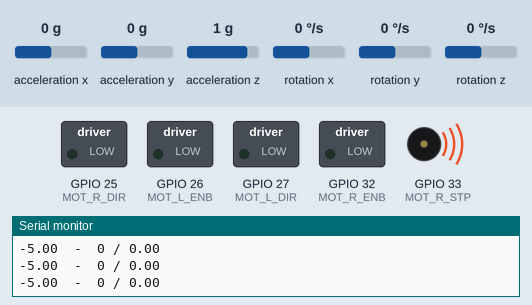
The sketch below on a simulated ESP32. On the bench: switched loads named in the sketch (green lamp = pin HIGH), buzzer (waves = sounding), the last lines printed to the serial monitor. Wiring (inferred from the names in the program): MPU-6050 motion sensor at I2C address 0x69. The test bench sets the inputs (shaded band); at power-on: acceleration y 0 g, rotation x 0 °/s, acceleration x 0 g, acceleration z 1 g, rotation y 0 °/s, rotation z 0 °/s. WiFi joins after 1.5 s; servers stay silent unless stated.

Above: at 5.1 s.
5.2 s: acceleration y set to 0.8 g
At 6.3 s:
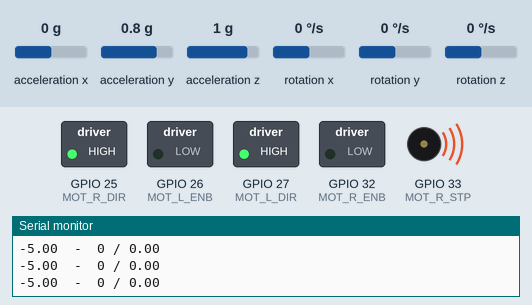
10.3 s: rotation x set to -192 °/s
At 11.1 s:
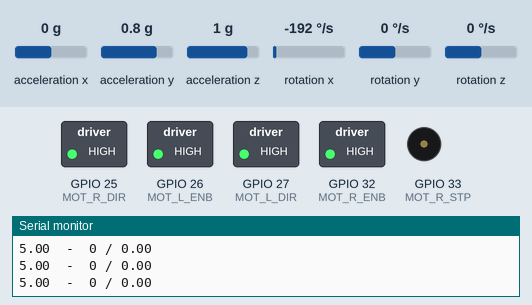
12.1 s: rotation x set to 24 °/s
15.1 s: rotation x set to 28 °/s
16.6 s: acceleration y set to -0.8 g
At 17.2 s:
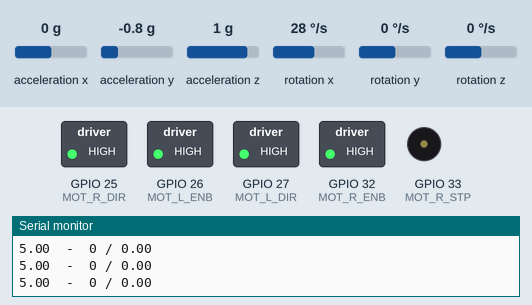
18.4 s: acceleration y set to -1.1 g
At 21.8 s:
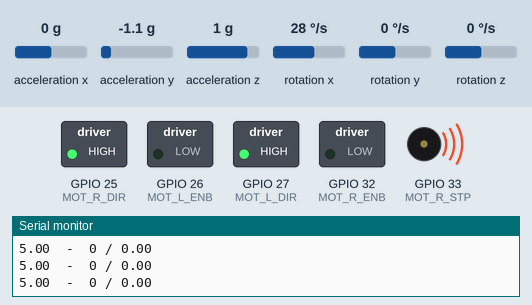
Timing chart, 0 to 22.4 s (numbered marks = the images above; inputs shaded):
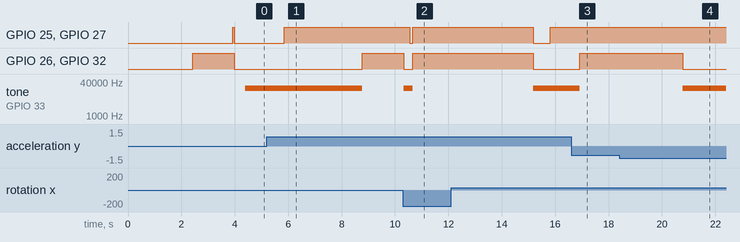

The sketch:

SelfBalancingRobot4_ESP32.ino
```cpp
// (licence header left out)
#include <Wire.h>

#define PERIOD  4000    // loop period in micros
#define PRINT_PERIOD  100000    // print period in micros


//////////////// MOTORS ////////////////////////////

#define MOT_R_ENB 32
#define MOT_R_STP 33
#define MOT_R_DIR 25
#define MOT_R_CHANNEL 1   // for the ledc library

#define MOT_L_ENB 26
#define MOT_L_STP 14
#define MOT_L_DIR 27
#define MOT_L_CHANNEL 2   // for the ledc library

#define MAX_SPEED 20000

uint32_t prevSpeedStart;
int16_t prevSpeed;
int32_t currentPos = 0;


void setup_motors() {
  ledcAttachPin(MOT_L_STP, MOT_L_CHANNEL);
  ledcSetup(MOT_L_CHANNEL, 0, 10);  // these will be updated later by the ledcWriteNote()
  ledcAttachPin(MOT_R_STP, MOT_R_CHANNEL);
  ledcSetup(MOT_R_CHANNEL, 0, 10);  // these will be updated later by the ledcWriteNote()

  pinMode(MOT_L_ENB, OUTPUT);
  pinMode(MOT_L_DIR, OUTPUT);
  disableL(true);

  pinMode(MOT_R_ENB, OUTPUT);
  pinMode(MOT_R_DIR, OUTPUT);
  disableR(true);
}

void disableL(bool orEnable) {
  digitalWrite(MOT_L_ENB, orEnable);
}

void disableR(bool orEnable) {
  digitalWrite(MOT_R_ENB, orEnable);
}

void forwardL(bool orBack) {
  digitalWrite(MOT_L_DIR, orBack);
}
void forwardR(bool orBack) {
  digitalWrite(MOT_R_DIR, orBack);
}

void setSpeed(int16_t s, int16_t rotation) {
  int16_t sL = s - rotation;
  int16_t sR = s + rotation;
  boolean backwardL = sL < 0;
  boolean backwardR = sR < 0;

  if(backwardL){
    forwardL(false);
    sL = -sL;
  }else{
    forwardL(true);
  }

  if(backwardR){
    forwardR(false);
    sR = -sR;
  }else{
    forwardR(true);
  }


  disableL(sL < MAX_SPEED / 100);
  disableR(sR < MAX_SPEED / 100);

  if(sL > MAX_SPEED) sL = MAX_SPEED;
  if(sR > MAX_SPEED) sR = MAX_SPEED;

  // keep track of the position (in steps forward or backward)
  currentPos += ((micros() - prevSpeedStart) / (float)1000000)  * prevSpeed;
  prevSpeed = s;
  prevSpeedStart = micros();

  // set the new speed
  ledcWriteTone(MOT_L_CHANNEL, sL);
  ledcWriteTone(MOT_R_CHANNEL, sR);
}


///////////////// MPU-6050 //////////////////////////


static int MPU_ADDR = 0x69; //AD0 is HIGH

// MPU6050 specific
#define MPU6050_FS_SEL0 3
#define MPU6050_FS_SEL1 4
#define MPU6050_AFS_SEL0 3
#define MPU6050_AFS_SEL1 4

// Combined definitions for the FS_SEL values.eg.  ±250 degrees/second
#define MPU6050_FS_SEL_250  (0)
#define MPU6050_FS_SEL_500  (bit(MPU6050_FS_SEL0))
#define MPU6050_FS_SEL_1000 (bit(MPU6050_FS_SEL1))
#define MPU6050_FS_SEL_2000 (bit(MPU6050_FS_SEL1) | bit(MPU6050_FS_SEL0))

// Combined definitions for the AFS_SEL values
#define MPU6050_AFS_SEL_2G  (0)
#define MPU6050_AFS_SEL_4G  (bit(MPU6050_AFS_SEL0))
#define MPU6050_AFS_SEL_8G  (bit(MPU6050_AFS_SEL1))
#define MPU6050_AFS_SEL_16G (bit(MPU6050_AFS_SEL1)|bit(MPU6050_AFS_SEL0))

// See page 12 & 13 of MPU-6050 datasheet for sensitivities config and corresponding output
#define GYRO_FULL_SCALE_RANGE         MPU6050_FS_SEL_250
#define GYRO_SCALE_FACTOR             131     // LSB / (degs per seconds)
#define ACC_FULL_SCALE_RANGE          MPU6050_AFS_SEL_4G
#define ACC_SCALE_FACTOR              8192    // LSB / g


static float GYRO_RAW_TO_DEGS = 1.0 / (1000000.0 / PERIOD) / GYRO_SCALE_FACTOR;

int16_t accX, accY, accZ;
int16_t gyroX, gyroY, gyroZ;
int16_t gyroX_calibration, gyroY_calibration, gyroZ_calibration;


void setup_mpu() {
  Wire.begin();
  Wire.setClock(400000L);

  //By default the MPU-6050 sleeps. So we have to wake it up.
  Wire.beginTransmission(MPU_ADDR);
  Wire.write(0x6B);                     //We want to write to the PWR_MGMT_1 register (6B hex)
  Wire.write(0x00);                     //Set the register bits as 00000000 to activate the gyro
  Wire.endTransmission();

  Wire.beginTransmission(MPU_ADDR);
  Wire.write(0x1B);                     //We want to write to the GYRO_CONFIG register (1B hex)
  Wire.write(GYRO_FULL_SCALE_RANGE);
  Wire.endTransmission();

  Wire.beginTransmission(MPU_ADDR);
  Wire.write(0x1C);                     //We want to write to the ACCEL_CONFIG register (1A hex)
  Wire.write(ACC_FULL_SCALE_RANGE);
  Wire.endTransmission();
  //Set some filtering to improve the raw data.
  Wire.beginTransmission(MPU_ADDR);
  Wire.write(0x1A);                     //We want to write to the CONFIG register (1A hex)
  Wire.write(0x03);                     //Set the register bits as 00000011 (Set Digital Low Pass Filter to ~43Hz)
  Wire.endTransmission();


  calibrateGyro();
}


#define ACCEL_XOUT_H 0x3B
#define ACCEL_XOUT_L 0x3C
#define ACCEL_YOUT_H 0x3D
#define ACCEL_YOUT_L 0x3E
#define ACCEL_ZOUT_H 0x3F
#define ACCEL_ZOUT_L 0x40

void getAcceleration(int16_t* x, int16_t* y, int16_t* z) {
  Wire.beginTransmission(MPU_ADDR);
  Wire.write(ACCEL_XOUT_H);
  Wire.endTransmission();
  Wire.requestFrom(MPU_ADDR, 6);
  *x = constr((((int16_t)Wire.read()) << 8) | Wire.read(), -ACC_SCALE_FACTOR, ACC_SCALE_FACTOR);
  *y = constr((((int16_t)Wire.read()) << 8) | Wire.read(), -ACC_SCALE_FACTOR, ACC_SCALE_FACTOR);
  *z = constr((((int16_t)Wire.read()) << 8) | Wire.read(), -ACC_SCALE_FACTOR, ACC_SCALE_FACTOR);
}

#define GYRO_XOUT_H 0x43
#define GYRO_XOUT_L 0x44
#define GYRO_YOUT_H 0x45
#define GYRO_YOUT_L 0x46
#define GYRO_ZOUT_H 0x47
#define GYRO_ZOUT_L 0x48

void getRotation(int16_t* x, int16_t* y, int16_t* z) {
  Wire.beginTransmission(MPU_ADDR);
  Wire.write(GYRO_XOUT_H);
  Wire.endTransmission();
  Wire.requestFrom(MPU_ADDR, 6);
  *x = ((((int16_t)Wire.read()) << 8) | Wire.read()) - gyroX_calibration;
  *y = ((((int16_t)Wire.read()) << 8) | Wire.read()) - gyroY_calibration;
  *z = ((((int16_t)Wire.read()) << 8) | Wire.read()) - gyroZ_calibration;
}


void calibrateGyro() {
  int32_t x, y, z;

  for(int i=0; i<500; i++){
    getRotation(&gyroX, &gyroY, &gyroZ);
    x += gyroX;
    y += gyroY;
    z += gyroZ;

    delayMicroseconds(PERIOD); // simulate the main program loop time ??
  }

  gyroX_calibration = x / 500;
  gyroY_calibration = y / 500;
  gyroZ_calibration = z / 500;
}


// on ESP32 Arduino constrain doesn't work
int16_t constr(int16_t value, int16_t mini, int16_t maxi) {
  if(value < mini) return mini;
  else if(value > maxi) return maxi;
  return value;
}
float constrf(float value, float mini, float maxi) {
  if(value < mini) return mini;
  else if(value > maxi) return maxi;
  return value;
}


//////// PID //////////

#define MAX_PID_OUTPUT 500

float BASE_Kp = 100.0, BASE_Ki = 5.0, BASE_Kd = 130.0;
float Kp = BASE_Kp, Ki = BASE_Ki, Kd = BASE_Kd;
float angleSetpoint = 0, selfBalanceAngleSetpoint = 0;
float pidOutput, pidError, pidLastError, integralErr, positionErr, serialControlErr, prevSerialControlErr, errorDerivative;

float MAX_CONTROL_OR_POSITION_ERR = MAX_PID_OUTPUT / Kp;
float MAX_CONTROL_ERR_INCREMENT = MAX_CONTROL_OR_POSITION_ERR / 400;
#define MIN_CONTROL_ERR 1


//////// MAIN //////////

// populated in the SerialControl part
uint8_t joystickX;
uint8_t joystickY;

uint32_t loop_timer;
uint32_t print_timer;

float roll, pitch, rollAcc, pitchAcc;
float speeed;


void setup() {
  Serial.begin(500000);

  setup_mpu();
  setup_motors();
  setup_serial_control();
  setup_wifi();


  loop_timer = micros() + PERIOD;
  print_timer = micros() + PRINT_PERIOD;
}


void loop() {
  getAcceleration(&accX, &accY, &accZ);
  rollAcc = asin((float)accX / ACC_SCALE_FACTOR) * RAD_TO_DEG;
  pitchAcc = asin((float)accY / ACC_SCALE_FACTOR) * RAD_TO_DEG;

  getRotation(&gyroX, &gyroY, &gyroZ);
  // roll vs pitch depends on how the MPU is installed in the robot
  roll -= gyroY * GYRO_RAW_TO_DEGS;
  pitch += gyroX * GYRO_RAW_TO_DEGS;
  // sin() has to be applied on radians
//  roll += pitch * sin((float)gyroZ * GYRO_RAW_TO_DEGS * DEG_TO_RAD);
//  pitch -= roll * sin((float)gyroZ * GYRO_RAW_TO_DEGS * DEG_TO_RAD);


  roll = roll * 0.999 + rollAcc * 0.001;
  pitch = pitch * 0.999 + pitchAcc * 0.001;


  // apply PID algo

  // The selfBalanceAngleSetpoint variable is automatically changed to make sure that the robot stays balanced all the time.
  positionErr = constrf(currentPos / (float)1000, -MAX_CONTROL_OR_POSITION_ERR, MAX_CONTROL_OR_POSITION_ERR);
  serialControlErr = 0;
  if(isValidJoystickValue(joystickY)) {
    serialControlErr = constrf((joystickY - 130) / (float)15, -MAX_CONTROL_OR_POSITION_ERR, MAX_CONTROL_OR_POSITION_ERR);
    // this control has to change slowly/gradually to avoid shaking the robot
    if(serialControlErr < prevSerialControlErr) {
      serialControlErr = max(serialControlErr, prevSerialControlErr - MAX_CONTROL_ERR_INCREMENT);
    } else {
      serialControlErr = min(serialControlErr, prevSerialControlErr + MAX_CONTROL_ERR_INCREMENT);
    }

    prevSerialControlErr = serialControlErr;
  }


  pidError = pitch - angleSetpoint - selfBalanceAngleSetpoint;
  // either no manual / serial control -> try to keep the position or follow manual control
  if(abs(serialControlErr) > MIN_CONTROL_ERR) {
    pidError += serialControlErr > 0 ? serialControlErr - MIN_CONTROL_ERR : serialControlErr + MIN_CONTROL_ERR;
    // re-init position so it doesn't try to go back when getting out of manual control mode
    currentPos = 0;
  } else {
    pidError += positionErr;
  }


  integralErr = constrf(integralErr + Ki * pidError, -MAX_PID_OUTPUT, MAX_PID_OUTPUT);
  errorDerivative = pidError - pidLastError;

  pidOutput = Kp * pidError + integralErr + Kd * errorDerivative;

  if(pidOutput < 5 && pidOutput > -5) pidOutput = 0;  //Create a dead-band to stop the motors when the robot is balanced

  if(pitch > 30 || pitch < -30) {    //If the robot tips over
    pidOutput = 0;
    integralErr = 0;
    selfBalanceAngleSetpoint = 0;
  }

  // store error for next loop
  pidLastError = pidError;

  int16_t rotation = 0;
  if(isValidJoystickValue(joystickX)) {
    rotation = constrf((float)(joystickX - 130), -MAX_PID_OUTPUT, MAX_PID_OUTPUT) * (MAX_SPEED / MAX_PID_OUTPUT);
  }

  if(micros() >= print_timer) {
    Serial.print(positionErr);Serial.print("  -  ");Serial.print(rotation); Serial.print(" / ");Serial.println(serialControlErr);
    //Serial.print(pitch); Serial.print(" / ");Serial.print(errorDerivative);Serial.print(" - ");Serial.println(selfBalanceAngleSetpoint);
    //Serial.print(accX); Serial.print(" / ");Serial.print(accY); Serial.print(" / ");Serial.print(accZ); Serial.print(" / ");Serial.print(gyroX); Serial.print(" / ");Serial.print(gyroY);Serial.print(" / ");Serial.println(gyroZ);
    print_timer += PRINT_PERIOD;
  }


  //The self balancing point is adjusted when there is not forward or backwards movement from the transmitter. This way the robot will always find it's balancing point
//  if(angleSetpoint == 0) {                                  //If the setpoint is zero degrees
//    if(pidOutput < 0) selfBalanceAngleSetpoint -= 0.0015;   //Increase the self_balance_pid_setpoint if the robot is still moving forward
//    if(pidOutput > 0) selfBalanceAngleSetpoint += 0.0015;   //Decrease the self_balance_pid_setpoint if the robot is still moving backward
//  }


  setSpeed(constrf(pidOutput, -MAX_PID_OUTPUT, MAX_PID_OUTPUT) * (MAX_SPEED / MAX_PID_OUTPUT), rotation);

  // The angle calculations are tuned for a loop time of PERIOD milliseconds.
  // To make sure every loop is exactly that, a wait loop is created by setting the loop_timer
  if(loop_timer <= micros()) Serial.println("ERROR loop too short !");
  while(loop_timer > micros());
  loop_timer += PERIOD;
}
```

SerialControl.ino
```cpp
// (licence header left out)
HardwareSerial SerialControl(1);

/////////////// AUREL Wireless Commands /////////////////////////////////////

uint8_t _prevChar;
boolean _readingMsg = false;
uint8_t _msg[6];
uint8_t _msgPos;
boolean _validData = false;


boolean startNewMsg(uint8_t c) {
  boolean res = (_prevChar == 0) && (c == 255);
  _prevChar = c;
  return res;
}


void serialControlLoop(void *params) {
  Serial.println("\nStarting thread dealing with Serial Control requests...");
  uint8_t currChar;

  while(true) {
    while (SerialControl.available()) {
      currChar = SerialControl.read();

      if (startNewMsg(currChar)) {
        _readingMsg = true;
        _msgPos = 0;
      } else if (_readingMsg) {
        if (_msgPos >= 6) {
          // data finished, last byte is the CRC
          uint8_t crc = 0;
          for (uint8_t i = 0; i < 6; i++)
            crc += _msg[i];

          if (crc == currChar) {
            joystickX = _msg[0];
            joystickY = _msg[1];
            _validData = true;
          } else {
            _validData = false;
            Serial.print("Wrong CRC: ");Serial.print(currChar);Serial.print(" Expected: ");Serial.println(crc);
          }

          _readingMsg = false;
        } else {
          // normal data, add it to the message
          _msg[_msgPos++] = currChar;
        }
      }
    }

    delay(1);
  }
}

void setup_serial_control() {
  SerialControl.begin(9600, SERIAL_8N1, 17, 16);

  // deal with control requests in a separate thread, to avoid impacting the real time balancing
  // lower number means lower priority. 1 is just above tskIDLE_PRIORITY == 0  which is the lowest priority
  // use same core as rest of Arduino code as the other one is for system tasks
  xTaskCreatePinnedToCore(serialControlLoop, "serialControlLoop", 4096, NULL, 2, NULL, xPortGetCoreID());
}


boolean isValidJoystickValue(uint8_t joystick) {
  return joystick > 20 && joystick < 230;
}
```

Wifi.ino
```cpp
// (licence header left out)
#include <WiFi.h>
#include <ESP32WebServer.h>

ESP32WebServer server(80);

void displayInfo() {
  Serial.println("Handle Display Info...");
  String message = "<h1>Self balancing robot\n</h1><h2> ";
  message += "<p>Position=" + String(currentPos) + "  <a href=\"update?Pos=inc\"><button>Pos++</button></a><a href=\"update?Pos=dec\"><button>Pos--</button></a></p>";
  message += "<p>Kp=" + String(Kp) + "  <a href=\"update?Kp=inc\"><button>Kp++</button></a><a href=\"update?Kp=dec\"><button>Kp--</button></a></p>";
  message += "<p>Ki=" + String(Ki) + "  <a href=\"update?Ki=inc\"><button>Ki++</button></a><a href=\"update?Ki=dec\"><button>Ki--</button></a></p>";
  message += "<p>Kd=" + String(Kd) + "  <a href=\"update?Kd=inc\"><button>Kd++</button></a><a href=\"update?Kd=dec\"><button>Kd--</button></a></p>";
  message += "<p>SP=" + String(angleSetpoint) + "  <a href=\"update?Sp=inc\"><button>SP++</button></a><a href=\"update?Sp=dec\"><button>SP--</button></a></p></h2>";
  server.send(200, "text/html", message);
}


void handleNotFound() {
  String message = "File Not Found\n\n";
  message += "URI: " + server.uri();
  message += "\nMethod: " + (server.method() == HTTP_GET)?" GET":" POST";
  message += "\nArguments: " + server.args();
  message += "\n";
  for (uint8_t i=0; i<server.args(); i++){
    message += " " + server.argName(i) + ": " + server.arg(i) + "\n";
  }
  server.send(404, "text/plain", message);
}


void updateVars() {
  // we expect one and only 1 var which is the name of what we need to change, and the value is "inc" or "dec"
  String var = server.argName(0);
  String action = server.arg(0);

  Serial.println("Handle " + action + " to " + var);

  if (var == "Pos") currentPos = currentPos + (action == "inc" ? 1000 : -1000);
  else if(var == "Kp") Kp = Kp + (action == "inc" ? BASE_Kp * 0.1 : -BASE_Kp * 0.1);
  else if(var == "Ki") Ki = Ki + (action == "inc" ? BASE_Ki * 0.1 : -BASE_Ki * 0.1);
  else if(var == "Kd") Kd = Kd + (action == "inc" ? BASE_Kd * 0.1 : -BASE_Kd * 0.1);
  else if(var == "Sp") angleSetpoint = angleSetpoint + (action == "inc" ? 0.1 : -0.1);
  else Serial.println("UNKNOWN var " + var );

  displayInfo();
}


void wifiLoop(void *params) {
  Serial.println("Starting thread dealing with Wifi/HTTP client requests...");
  while(true) {
    // deals with the Wifi clients and responds, calls the callbacks, etc. ...
    server.handleClient();
    delay(1);
  }
}

void setup_wifi() {
  Serial.println("\nConnecting to Wifi");
  WiFi.begin("xxx", "yyy");
  /*wait until ESP32 connect to WiFi*/
  while (WiFi.status() != WL_CONNECTED) {
      delay(500);
      Serial.print(".");
  }
  Serial.print("\nWiFi connected with IP address: "); Serial.println(WiFi.localIP());


  server.onNotFound(handleNotFound);
  server.on("/", displayInfo);
  server.on("/update", updateVars);


  server.begin();
  Serial.println("HTTP server started");

  // deal with WiFi/HTTP requests in a separate thread, to avoid impacting the real time balancing
  // lower number means lower priority. 1 is just above tskIDLE_PRIORITY == 0  which is the lowest priority
  // use same core as rest of Arduino code as the other one is for system tasks
  xTaskCreatePinnedToCore(wifiLoop, "wifiLoop", 4096, NULL, 1, NULL, xPortGetCoreID());
}
```

Measured:
- the behaviour switches between -0.9 and -1 g on acceleration y (found by bisection; images 3 and 4)
- after the input at 5.2 s, GPIO 25 (MOT_R_DIR), GPIO 27 (MOT_L_DIR): LOW → HIGH after 0.65 s; GPIO 26 (MOT_L_ENB), GPIO 32 (MOT_R_ENB): LOW → HIGH after 3.6 s; tone on GPIO 33 (MOT_R_STP): 20000 Hz → silent after 3.6 s
- after the input at 10.3 s, GPIO 25 (MOT_R_DIR), GPIO 27 (MOT_L_DIR): HIGH → LOW after 0.25 s, → HIGH 0.12 s later; GPIO 26 (MOT_L_ENB), GPIO 32 (MOT_R_ENB): HIGH → LOW at once, → HIGH 0.34 s later; tone on GPIO 33 (MOT_R_STP): silent → 20000 Hz at once, → silent 0.34 s later
- after the input at 16.6 s, GPIO 26 (MOT_L_ENB), GPIO 32 (MOT_R_ENB): LOW → HIGH after 0.33 s instead of 0.07 s; tone on GPIO 33 (MOT_R_STP): 20000 Hz → silent after 0.33 s instead of 0.07 s
- after the input at 18.4 s, GPIO 26 (MOT_L_ENB), GPIO 32 (MOT_R_ENB): HIGH → LOW after 2.4 s; tone on GPIO 33 (MOT_R_STP): silent → 20000 Hz after 2.4 s
